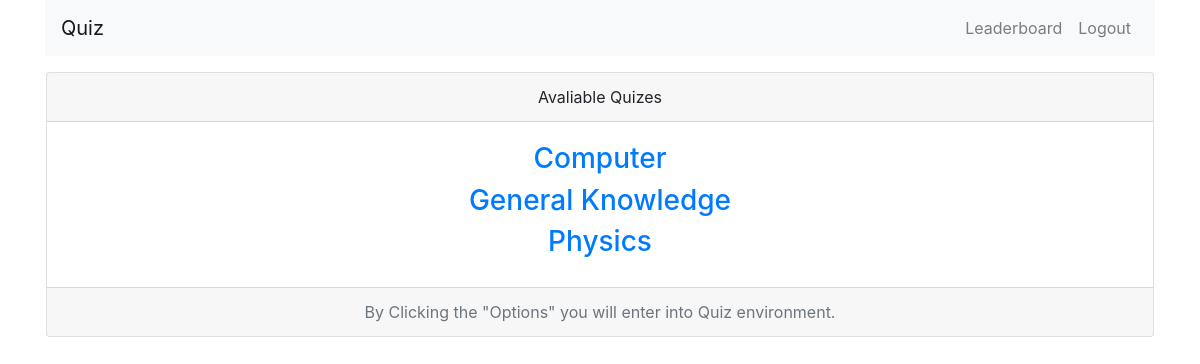
The app's page /profile/ (signed in) with its own data.
### myapp/models.py (models this page shows)
class Course(models.Model):
    course_name = models.CharField(max_length=50)
    date_created = models.DateTimeField(auto_now_add=True)
    def __str__(self):
        return f"{self.course_name}"

### myapp/views.py (the view)
# urls.py: path('profile/',views.profile, name='profile'),
@login_required
def profile(request):
    courses = Course.objects.all()
    context = {"courses":courses}
    return render(request, 'quiz/courses.html',context=context)

### templates/quiz/courses.html (shortened to what this page needs)
{% extends "layout.html" %}
{% block content %}
<div class="container w-auto p-3">
    <div class="card text-center">
        <div class="card-header">
            Avaliable Quizes
        </div>
        <div class="card-body">
            {% for course in courses %}
            <div class="d-flex justify-content-center">
                <p class="h3 text-center">
                    <a href="{% url 'Quiz:quiz_' course.id %}">{{ course }}</a>
                </p>
            </div>
            {% endfor %}
        </div>
        <div class="card-footer text-muted">
            By Clicking the "Options" you will enter into Quiz environment.
        </div>
    </div>
</div>
{% endblock %}

### records on screen
Course: course_name "Computer"
Course: course_name "General Knowledge"
Course: course_name "Physics"
